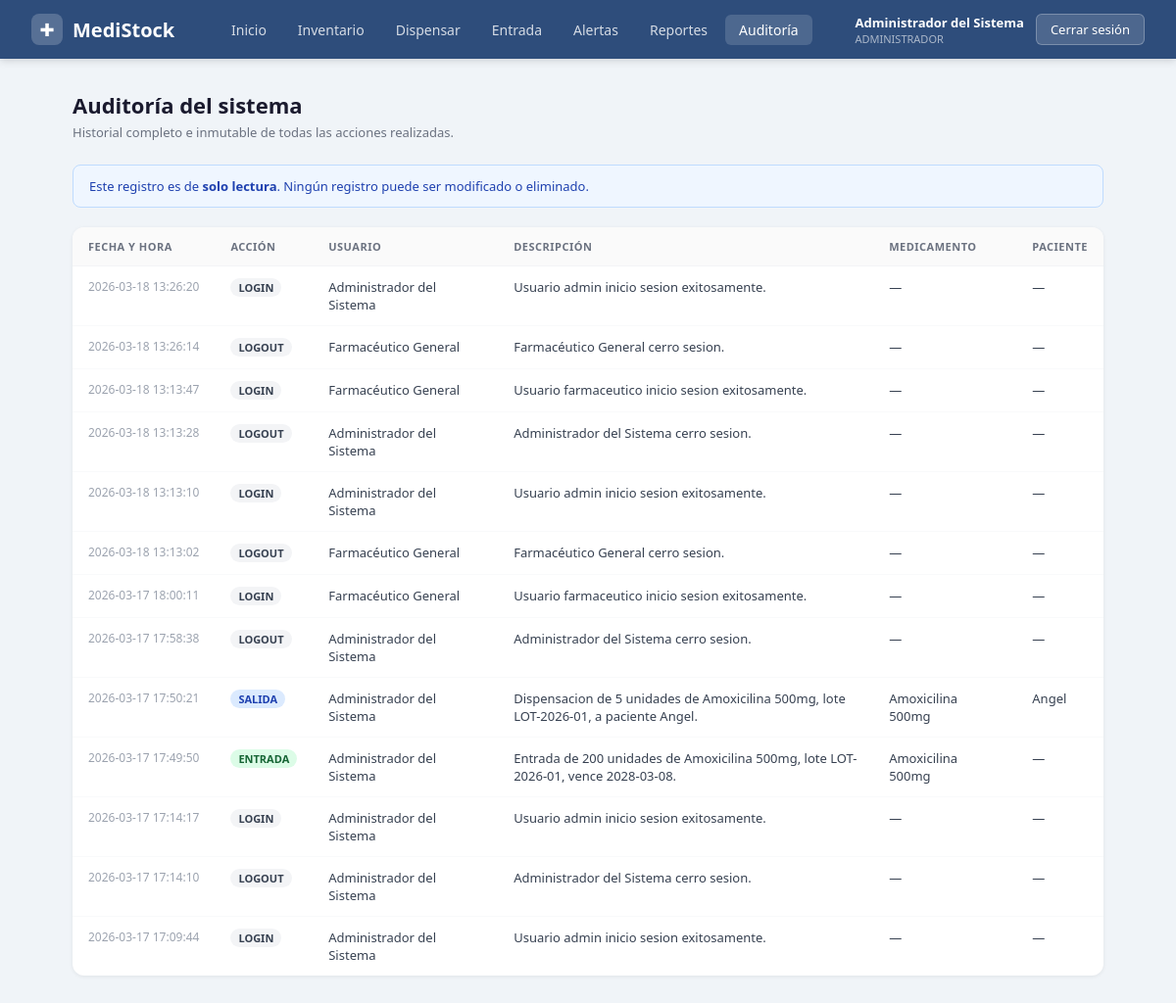
Screenshot of /auditoria (signed in) with the database file from the repository.
### tables this page shows
CREATE TABLE usuarios (
    id          INTEGER PRIMARY KEY AUTOINCREMENT,
    username    TEXT    NOT NULL UNIQUE,        -- nombre de usuario para login
    password    TEXT    NOT NULL,               -- contrasena encriptada (hash)
    nombre      TEXT    NOT NULL,               -- nombre completo del usuario
    rol         TEXT    NOT NULL CHECK(rol IN ('admin', 'farmaceutico')),
    activo      INTEGER NOT NULL DEFAULT 1      -- 1 = activo, 0 = desactivado
);

CREATE TABLE auditoria (
    id           INTEGER PRIMARY KEY AUTOINCREMENT,
    usuario_id   INTEGER,                       -- quien hizo la accion
    tipo_accion  TEXT    NOT NULL,              -- 'ENTRADA', 'SALIDA', 'LOGIN', 'ERROR'
    descripcion  TEXT    NOT NULL,              -- descripcion detallada de lo que paso
    medicamento_id INTEGER,                     -- medicamento involucrado (si aplica)
    lote_id      INTEGER,                       -- lote involucrado (si aplica)
    cantidad     INTEGER,                       -- cantidad movida (si aplica)
    paciente     TEXT,                          -- paciente (si aplica)
    fecha_hora   DATETIME NOT NULL DEFAULT (DATETIME('now')),
    FOREIGN KEY (usuario_id) REFERENCES usuarios(id)
);

CREATE TABLE medicamentos (
    id              INTEGER PRIMARY KEY AUTOINCREMENT,
    nombre          TEXT    NOT NULL UNIQUE,    -- nombre del medicamento
    descripcion     TEXT,                       -- descripcion opcional
    tipo            TEXT    NOT NULL CHECK(tipo IN ('controlado', 'libre')),
    unidad_medida   TEXT    NOT NULL DEFAULT 'piezas'  -- ej: piezas, mg, ml
);

### backend/app.py (the view)
@app.route('/auditoria')
@admin_requerido
def auditoria():
    db = get_db()
    registros = db.execute('''
        SELECT
            a.*,
            u.nombre as nombre_usuario,
            m.nombre as nombre_medicamento
        FROM auditoria a
        LEFT JOIN usuarios u ON a.usuario_id = u.id
        LEFT JOIN medicamentos m ON a.medicamento_id = m.id
        ORDER BY a.fecha_hora DESC
        LIMIT 200
    ''').fetchall()
    db.close()
    return render_template('auditoria.html', registros=registros)

### backend/app.py (called while the page is built)
def get_db():
    conn = sqlite3.connect(DB_PATH)
    conn.row_factory = sqlite3.Row   # acceso por nombre de columna
    return conn

def admin_requerido(f):
    from functools import wraps
    @wraps(f)
    def wrapper(*args, **kwargs):
        if 'usuario_id' not in session:
            return redirect(url_for('login'))
        if session.get('rol') != 'admin':
            flash('No tienes permiso para acceder a esta seccion.', 'error')
            return redirect(url_for('dashboard'))
        return f(*args, **kwargs)
    return wrapper

### frontend/templates/auditoria.html (shortened to what this page needs)
<!DOCTYPE html>
<html lang="es">
<head>
</head>
<body>
<nav class="navbar">
    <a href="{{ url_for('dashboard') }}" class="navbar-brand"><div class="icon">✚</div><span>MediStock</span></a>
    <div class="nav-links">
        <a href="{{ url_for('dashboard') }}">Inicio</a>
        <a href="{{ url_for('inventario') }}">Inventario</a>
        <a href="{{ url_for('salida_medicamento') }}">Dispensar</a>
        <a href="{{ url_for('entrada_medicamento') }}">Entrada</a>
        <a href="{{ url_for('alertas') }}">Alertas</a>
        <a href="{{ url_for('reportes') }}">Reportes</a>
        <a href="{{ url_for('auditoria') }}" class="active">Auditoría</a>
    </div>
    <div class="nav-user">
        <div><div class="user-name">{{ session['nombre'] }}</div><div class="user-role">Administrador</div></div>
        <a href="{{ url_for('logout') }}" class="btn-logout">Cerrar sesión</a>
    </div>
</nav>
<main class="main">
    <div class="page-header">
        <h1> Auditoría del sistema</h1>
        <p>Historial completo e inmutable de todas las acciones realizadas.</p>
    </div>
    <div class="aviso-readonly">
         <span>Este registro es de <strong>solo lectura</strong>. Ningún registro puede ser modificado o eliminado.</span>
    </div>
    <div class="table-container">
        {% if registros %}
        <table>
            <thead>
                <tr>
                    <th>Fecha y hora</th>
                    <th>Acción</th>
                    <th>Usuario</th>
                    <th>Descripción</th>
                    <th>Medicamento</th>
                    <th>Paciente</th>
                </tr>
            </thead>
            <tbody>
                {% for r in registros %}
                <tr>
                    <td class="fecha">{{ r.fecha_hora }}</td>
                    <td><span class="badge {{ r.tipo_accion }}">{{ r.tipo_accion }}</span></td>
                    <td>{{ r.nombre_usuario or '—' }}</td>
                    <td class="descripcion">{{ r.descripcion }}</td>
                    <td>{{ r.nombre_medicamento or '—' }}</td>
                    <td>{{ r.paciente or '—' }}</td>
                </tr>
                {% endfor %}
            </tbody>
        </table>
        {% else %}
        <div class="empty-state">
            <div class="icon"></div>
            <p>No hay registros de auditoría todavía.</p>
        </div>
        {% endif %}
    </div>
</main>
</body>
</html>

### frontend/templates/auditoria.html (style rules this page uses)
* { margin: 0; padding: 0; box-sizing: border-box; }
body { font-family: 'Segoe UI', Arial, sans-serif; background: #F0F4F8; color: #1a1a2e; }
.navbar { background: #2E4D7B; padding: 0 32px; display: flex; align-items: center; justify-content: space-between; height: 60px; position: sticky; top: 0; z-index: 100; box-shadow: 0 2px 8px rgba(0,0,0,0.15); }
.navbar-brand { display: flex; align-items: center; gap: 10px; color: white; text-decoration: none; }
.navbar-brand .icon { width: 32px; height: 32px; background: rgba(255,255,255,0.2); border-radius: 8px; display: flex; align-items: center; justify-content: center; font-size: 18px; }
.navbar-brand span { font-size: 20px; font-weight: 700; }
.nav-links { display: flex; align-items: center; gap: 4px; }
.nav-links a { color: rgba(255,255,255,0.80); text-decoration: none; padding: 6px 14px; border-radius: 6px; font-size: 14px; transition: background 0.2s; }
.nav-links a:hover, .nav-links a.active { background: rgba(255,255,255,0.15); color: white; }
.nav-user { display: flex; align-items: center; gap: 12px; }
.user-name { color: white; font-size: 13px; font-weight: 600; }
.user-role { color: rgba(255,255,255,0.60); font-size: 11px; text-transform: uppercase; }
.btn-logout { background: rgba(255,255,255,0.15); color: white; border: 1px solid rgba(255,255,255,0.25); padding: 6px 14px; border-radius: 6px; font-size: 13px; text-decoration: none; }
.main { max-width: 1100px; margin: 0 auto; padding: 32px 24px; }
.page-header { margin-bottom: 24px; }
.page-header h1 { font-size: 22px; font-weight: 700; }
.page-header p { font-size: 13px; color: #6B7280; margin-top: 4px; }
.aviso-readonly { background: #EFF6FF; border: 1px solid #BFDBFE; border-radius: 8px; padding: 12px 16px; margin-bottom: 20px; font-size: 13px; color: #1E40AF; display: flex; gap: 8px; align-items: center; }
.table-container { background: white; border-radius: 12px; box-shadow: 0 1px 4px rgba(0,0,0,0.07); overflow: hidden; }
table { width: 100%; border-collapse: collapse; font-size: 13px; }
th { text-align: left; padding: 12px 16px; font-size: 11px; font-weight: 600; color: #6B7280; text-transform: uppercase; letter-spacing: 0.5px; border-bottom: 1px solid #F3F4F6; background: #FAFAFA; }
td { padding: 12px 16px; border-bottom: 1px solid #F9FAFB; color: #374151; vertical-align: top; }
tr:last-child td { border-bottom: none; }
.badge { display: inline-flex; align-items: center; padding: 2px 8px; border-radius: 20px; font-size: 11px; font-weight: 600; white-space: nowrap; }
.badge.ENTRADA { background: #DCFCE7; color: #166534; }
.badge.SALIDA { background: #DBEAFE; color: #1E40AF; }
.badge.LOGIN { background: #F3F4F6; color: #374151; }
.badge.LOGOUT { background: #F3F4F6; color: #374151; }
.fecha { font-size: 12px; color: #9CA3AF; white-space: nowrap; }
.descripcion { font-size: 13px; color: #374151; max-width: 400px; }

### rows the page displays
usuarios: nombre "Administrador del Sistema"
auditoria: fecha_hora "2026-03-18 13:26:20", tipo_accion "LOGIN", nombre "Administrador del Sistema", descripcion "Usuario admin inicio sesion exitosamente.", nombre_medicamento "—", paciente "—"
auditoria: fecha_hora "2026-03-18 13:26:14", tipo_accion "LOGOUT", nombre "Farmacéutico General", descripcion "Farmacéutico General cerro sesion.", nombre_medicamento "—", paciente "—"
auditoria: fecha_hora "2026-03-18 13:13:47", tipo_accion "LOGIN", nombre "Farmacéutico General", descripcion "Usuario farmaceutico inicio sesion exitosamente.", nombre_medicamento "—", paciente "—"
auditoria: fecha_hora "2026-03-18 13:13:28", tipo_accion "LOGOUT", nombre "Administrador del Sistema", descripcion "Administrador del Sistema cerro sesion.", nombre_medicamento "—", paciente "—"
auditoria: fecha_hora "2026-03-18 13:13:10", tipo_accion "LOGIN", nombre "Administrador del Sistema", descripcion "Usuario admin inicio sesion exitosamente.", nombre_medicamento "—", paciente "—"
auditoria: fecha_hora "2026-03-18 13:13:02", tipo_accion "LOGOUT", nombre "Farmacéutico General", descripcion "Farmacéutico General cerro sesion.", nombre_medicamento "—", paciente "—"
auditoria: fecha_hora "2026-03-17 18:00:11", tipo_accion "LOGIN", nombre "Farmacéutico General", descripcion "Usuario farmaceutico inicio sesion exitosamente.", nombre_medicamento "—", paciente "—"
auditoria: fecha_hora "2026-03-17 17:58:38", tipo_accion "LOGOUT", nombre "Administrador del Sistema", descripcion "Administrador del Sistema cerro sesion.", nombre_medicamento "—", paciente "—"
auditoria: fecha_hora "2026-03-17 17:50:21", tipo_accion "SALIDA", nombre "Administrador del Sistema", descripcion "Dispensacion de 5 unidades de Amoxicilina 500mg, lote LOT-2026-01, a paciente Angel.", nombre "Amoxicilina 500mg", paciente "Angel"
auditoria: fecha_hora "2026-03-17 17:49:50", tipo_accion "ENTRADA", nombre "Administrador del Sistema", descripcion "Entrada de 200 unidades de Amoxicilina 500mg, lote LOT-2026-01, vence 2028-03-08.", nombre "Amoxicilina 500mg", paciente "—"
auditoria: fecha_hora "2026-03-17 17:14:17", tipo_accion "LOGIN", nombre "Administrador del Sistema", descripcion "Usuario admin inicio sesion exitosamente.", nombre_medicamento "—", paciente "—"
auditoria: fecha_hora "2026-03-17 17:14:10", tipo_accion "LOGOUT", nombre "Administrador del Sistema", descripcion "Administrador del Sistema cerro sesion.", nombre_medicamento "—", paciente "—"
auditoria: fecha_hora "2026-03-17 17:09:44", tipo_accion "LOGIN", nombre "Administrador del Sistema", descripcion "Usuario admin inicio sesion exitosamente.", nombre_medicamento "—", paciente "—"
